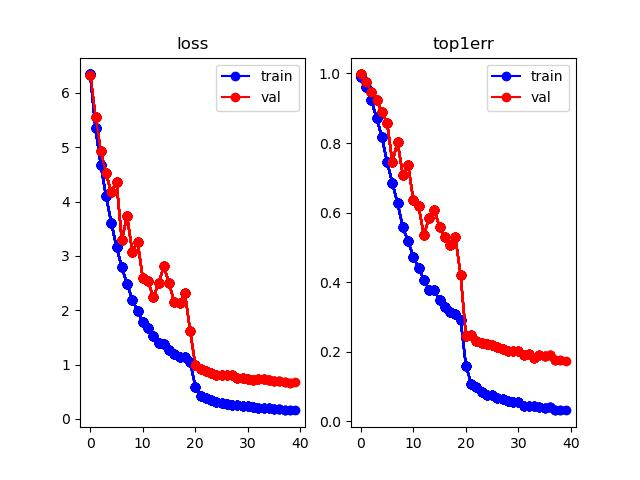

Recreate this plot in Python.
import argparse
import os
import time

import numpy as np
import matplotlib.pyplot as plt
import torch
import torch.backends.cudnn as cudnn
import torchvision

from model import Net

parser = argparse.ArgumentParser(description="Train on market1501")
parser.add_argument("--data-dir",
                    default='D:/Pycharm Projects/yolov8-deepsort-tracking/deep_sort/deep_sort/deep/market1501',
                    type=str)
parser.add_argument("--no-cuda", action="store_true")
parser.add_argument("--gpu-id", default=0, type=int)
parser.add_argument("--lr", default=0.1, type=float)
parser.add_argument("--interval", '-i', default=20, type=int)
parser.add_argument('--resume', '-r', action='store_true')
args = parser.parse_args()

# device
device = "cuda:{}".format(args.gpu_id) if torch.cuda.is_available() and not args.no_cuda else "cpu"
if torch.cuda.is_available() and not args.no_cuda:
    cudnn.benchmark = True

# data loading
root = args.data_dir
train_dir = os.path.join(root, "train")
test_dir = os.path.join(root, "test")

transform_train = torchvision.transforms.Compose([
    torchvision.transforms.RandomCrop((128, 64), padding=4),
    torchvision.transforms.RandomHorizontalFlip(),
    torchvision.transforms.ToTensor(),
    torchvision.transforms.Normalize([0.485, 0.456, 0.406], [0.229, 0.224, 0.225])
])
transform_test = torchvision.transforms.Compose([
    torchvision.transforms.Resize((128, 64)),
    torchvision.transforms.ToTensor(),
    torchvision.transforms.Normalize([0.485, 0.456, 0.406], [0.229, 0.224, 0.225])
])
trainloader = torch.utils.data.DataLoader(
    torchvision.datasets.ImageFolder(train_dir, transform=transform_train),
    batch_size=64, shuffle=True
)
testloader = torch.utils.data.DataLoader(
    torchvision.datasets.ImageFolder(test_dir, transform=transform_test),
    batch_size=64, shuffle=True
)
num_classes = max(len(trainloader.dataset.classes), len(testloader.dataset.classes))
print("num_classes = %s" % num_classes)

# net definition
start_epoch = 0
net = Net(num_classes=num_classes)
if args.resume:
    assert os.path.isfile("./checkpoint/ckpt.t7"), "Error: no checkpoint file found!"
    print('Loading from checkpoint/ckpt.t7')
    checkpoint = torch.load("./checkpoint/ckpt.t7")
    # import ipdb; ipdb.set_trace()
    net_dict = checkpoint['net_dict']
    net.load_state_dict(net_dict)
    best_acc = checkpoint['acc']
    start_epoch = checkpoint['epoch']
net.to(device)

# loss and optimizer
criterion = torch.nn.CrossEntropyLoss()
optimizer = torch.optim.SGD(net.parameters(), args.lr, momentum=0.9, weight_decay=5e-4)
best_acc = 0.


# train function for each epoch
def train(epoch):
    print("\nEpoch : %d" % (epoch + 1))
    net.train()
    training_loss = 0.
    train_loss = 0.
    correct = 0
    total = 0
    interval = args.interval
    start = time.time()
    for idx, (inputs, labels) in enumerate(trainloader):
        # forward
        inputs, labels = inputs.to(device), labels.to(device)
        outputs = net(inputs)
        loss = criterion(outputs, labels)

        # backward
        optimizer.zero_grad()
        loss.backward()
        optimizer.step()

        # accumurating
        training_loss += loss.item()
        train_loss += loss.item()
        correct += outputs.max(dim=1)[1].eq(labels).sum().item()
        total += labels.size(0)

        # print 
        if (idx + 1) % interval == 0:
            end = time.time()
            print("[progress:{:.1f}%]time:{:.2f}s Loss:{:.5f} Correct:{}/{} Acc:{:.3f}%".format(
                100. * (idx + 1) / len(trainloader), end - start, training_loss / interval, correct, total,
                100. * correct / total
            ))
            training_loss = 0.
            start = time.time()

    return train_loss / len(trainloader), 1. - correct / total


def test(epoch):
    global best_acc
    net.eval()
    test_loss = 0.
    correct = 0
    total = 0
    start = time.time()
    with torch.no_grad():
        for idx, (inputs, labels) in enumerate(testloader):
            inputs, labels = inputs.to(device), labels.to(device)
            outputs = net(inputs)
            loss = criterion(outputs, labels)

            test_loss += loss.item()
            correct += outputs.max(dim=1)[1].eq(labels).sum().item()
            total += labels.size(0)

        print("Testing ...")
        end = time.time()
        print("[progress:{:.1f}%]time:{:.2f}s Loss:{:.5f} Correct:{}/{} Acc:{:.3f}%".format(
            100. * (idx + 1) / len(testloader), end - start, test_loss / len(testloader), correct, total,
            100. * correct / total
        ))

    # saving checkpoint
    acc = 100. * correct / total
    if acc > best_acc:
        best_acc = acc
        print("Saving parameters to checkpoint/ckpt.t7")
        checkpoint = {
            'net_dict': net.state_dict(),
            'acc': acc,
            'epoch': epoch,
        }
        if not os.path.isdir('checkpoint'):
            os.mkdir('checkpoint')
        torch.save(checkpoint, './checkpoint/ckpt.t7')

    return test_loss / len(testloader), 1. - correct / total


# plot figure
x_epoch = []
record = {'train_loss': [], 'train_err': [], 'test_loss': [], 'test_err': []}
fig = plt.figure()
ax0 = fig.add_subplot(121, title="loss")
ax1 = fig.add_subplot(122, title="top1err")


def draw_curve(epoch, train_loss, train_err, test_loss, test_err):
    global record
    record['train_loss'].append(train_loss)
    record['train_err'].append(train_err)
    record['test_loss'].append(test_loss)
    record['test_err'].append(test_err)

    x_epoch.append(epoch)
    ax0.plot(x_epoch, record['train_loss'], 'bo-', label='train')
    ax0.plot(x_epoch, record['test_loss'], 'ro-', label='val')
    ax1.plot(x_epoch, record['train_err'], 'bo-', label='train')
    ax1.plot(x_epoch, record['test_err'], 'ro-', label='val')
    if epoch == 0:
        ax0.legend()
        ax1.legend()
    fig.savefig("train.jpg")


# lr decay
def lr_decay():
    global optimizer
    for params in optimizer.param_groups:
        params['lr'] *= 0.1
        lr = params['lr']
        print("Learning rate adjusted to {}".format(lr))


def main():
    total_epoches = 40
    for epoch in range(start_epoch, start_epoch + total_epoches):
        train_loss, train_err = train(epoch)
        test_loss, test_err = test(epoch)
        draw_curve(epoch, train_loss, train_err, test_loss, test_err)
        if (epoch + 1) % (total_epoches // 2) == 0:
            lr_decay()


if __name__ == '__main__':
    main()
